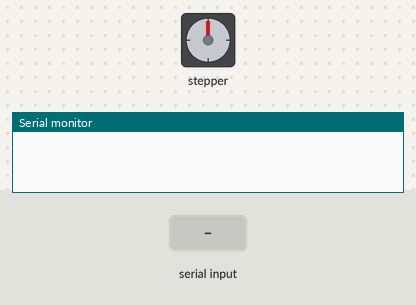
This sketch was run on a simulated Arduino Uno, built with avr-gcc and run on an emulated ATmega328P. Shown: stepper motor, the last lines printed to the serial monitor. The inputs (shaded band) are chosen by the test bench. Stepper angles assume 2038 steps per turn.

Above: at 1.2 s.
1.3 s: "H" received over Serial
At 1.75 s:
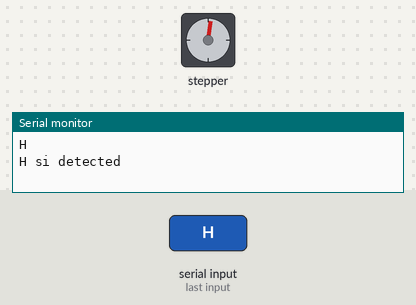
At 8.6 s:
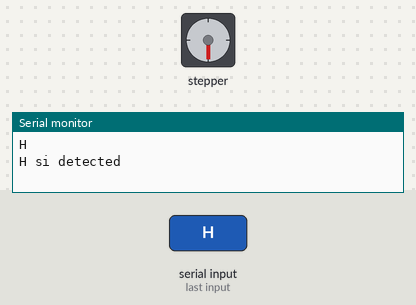
Timing chart, 0 to 10.1 s (numbered marks = the images above; inputs shaded):
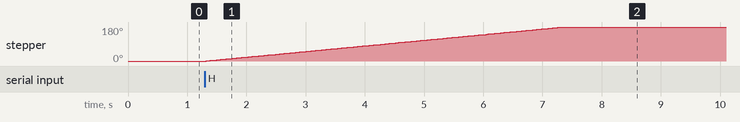

Measured:
- after the input at 1.3 s, stepper: turns 180° clockwise in 6.0 s, starting at once

The sketch:

secondduino.ino
```cpp
#include <Stepper.h>
const int stepsPerRevolution = 2038;

Stepper myStepper = Stepper(stepsPerRevolution, 9, 10, 11, 12);
float duration, distance;

void setup() {
  Serial.begin(9600); // Initialize serial communication
}

void loop() {
      /*
      myStepper.setSpeed(5);
	     myStepper.step(stepsPerRevolution / 2);
	    delay(1000);

	// Rotate CCW quickly at 10 RPM
	    myStepper.setSpeed(30);
	    myStepper.step(-stepsPerRevolution / 2);
      delay(1000);
      */
  if (Serial.available()) {
    char receivedChar = Serial.read(); // Read the incoming serial data
    Serial.println(receivedChar);
    if (receivedChar == 'H') { // Check if the received character is the activation signal
      // Activate the motor
        Serial.print("H si detected");
        myStepper.setSpeed(5);
	      myStepper.step(stepsPerRevolution / 2);
	      delay(10000);

	// Rotate CCW quickly at 10 RPM
	    myStepper.setSpeed(30);
	    myStepper.step(-stepsPerRevolution / 2);
      delay(1000);
    }
  }
}
```
